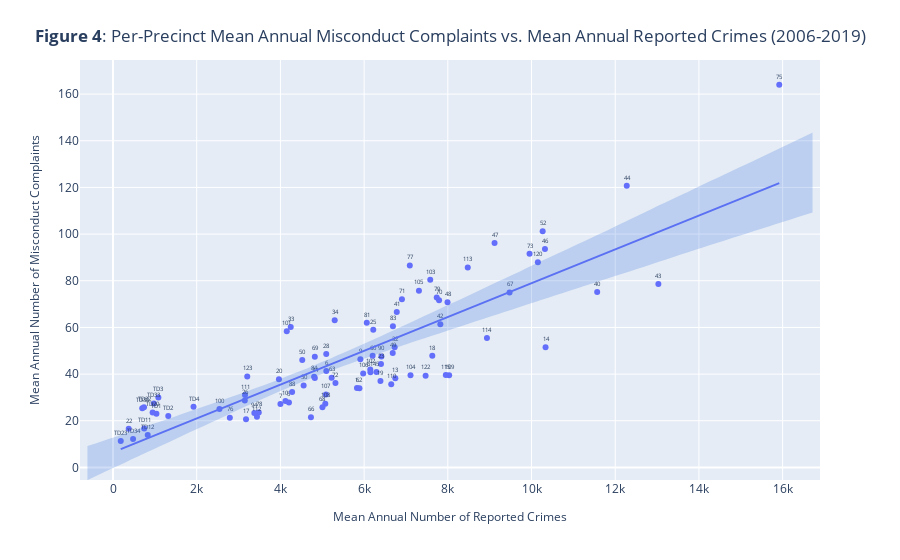

Notebook code cell kept with this figure:
### Code cell
const, x1, results = complaints_crimes_per_year_ols(all_complaints)
